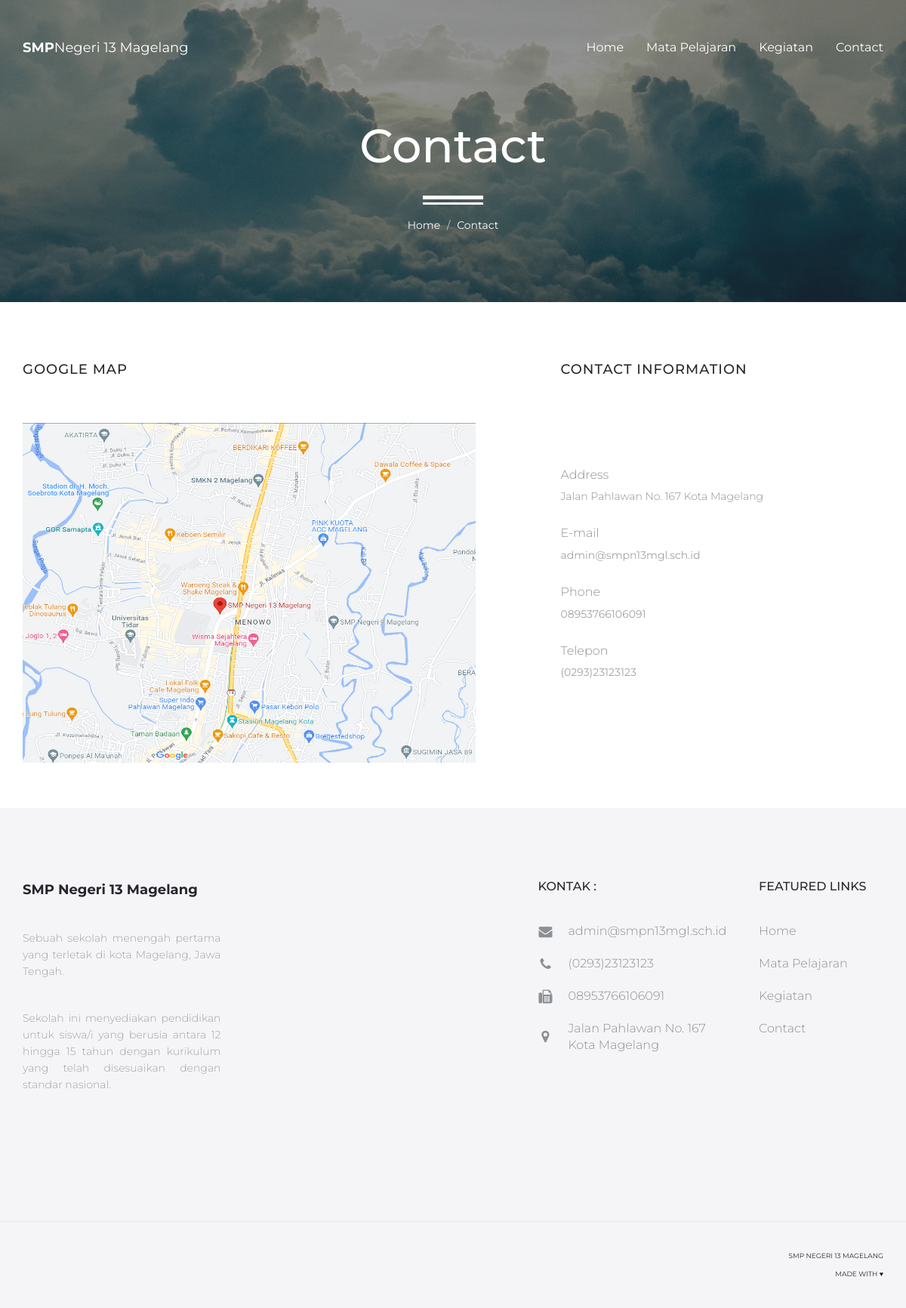
The page /contact.php on the database its author committed.
### tables this page shows
CREATE TABLE `contact` (
  `id` int(11) NOT NULL,
  `nomrum` text NOT NULL,
  `wa` text NOT NULL,
  `email` text NOT NULL,
  `alamat` text NOT NULL
);

### contact.php (the view, shortened to what this page needs)
<?php include('header.php')?>
<body>
    <header id="masthead" class="site-header site-header-white">
        <nav id="primary-navigation" class="site-navigation">
            <div class="container">
                <div class="navbar-header">
                    <a href="index.html" class="site-title"><span>SMP</span>Negeri 13 Magelang</a>
                </div>
                <div class="collapse navbar-collapse" id="agency-navbar-collapse">
                <ul class="nav navbar-nav navbar-right">
                        <li><a href="index.php">Home</a></li>
                        <li><a href="semestergenap.php">Mata Pelajaran</a></li>
                        <li><a href="blog.php">Kegiatan</a></li>
                        <li><a href="contact.php">Contact</a></li>
                    </ul>
                </div>
            </div>
        </nav>
    </header>
    <div id="hero" class="hero overlay subpage-hero contact-hero">
        <div class="hero-content">
            <div class="hero-text">
                <h1>Contact</h1>
                <ol class="breadcrumb">
                  <li class="breadcrumb-item"><a href="#">Home</a></li>
                  <li class="breadcrumb-item active">Contact</li>
                </ol>
            </div>
        </div>
    </div>
    <main id="main" class="site-main">
        <section class="site-section subpage-site-section section-contact-us">
            <div class="container">
                <div class="row">
                    <div class="col-sm-7">
                    <body>
                        <h2>Google Map</h2>
                        <a href="https://www.google.com/maps/place/SMP+Negeri+13+Magelang/@-7.4577975,110.2196117,17z/data=!4m7!3m6!1s0x2e7a85e8ea77396d:0x9b4a86ee24e254e2!4b1!8m2!3d-7.4577975!4d110.2218004!16s%2Fg%2F1hm2_jnm8" target="_blank"><img src="assets/img/gugelmap.png" width="600" height="450" style="border:0;" alt="Google Maps"></a>
                    </body>
                    </div>
                    <div class="col-sm-5">
                        <div class="contact-info">
                            <h2>Contact information</h2>
                            <?php $edit_contact = "SELECT * FROM contact WHERE id = 1 ";
                                $contact_edit = $mysqli->query($edit_contact);
                                while ($du = $contact_edit->fetch_object()) : ?>
                            <div class="row">
                                <br><br><br>
                                <div class="col-sm-12">
                                    <h3>Address</h3>
                                    <ul class="list-unstyled">
                                        <li><?= $du->alamat ?></li>
                                    </ul>
                                    <h3>E-mail</h3>
                                    <a href="mailto:pixelperfectmk@gmail.com" target="_blank"><?= $du->email ?></a>
                                    <h3>Phone</h3>
                                    <a href="tel:<?= $du->wa ?>" target="_blank"><?= $du->wa ?></a>
                                    <h3>Telepon</h3>
                                    <a href="tel:<?= $du->nomrum ?>" target="_blank"><?= $du->nomrum ?></a>
                                </div>
                            <?php endwhile; ?>
                            </div>
                        </div>
                    </div>
                </div>
            </div>
        </section>
    </main>
<?php include('footer.php') ?>
</body>
</html>

### footer.php (shortened to what this page needs)
<footer id="colophon" class="site-footer">
        <div class="container">
            <div class="row">
                <div class="col-md-3 col-sm-4 col-xs-6">
                    <a class="site-title"><span>SMP Negeri 13 Magelang</a>
                    <p style="text-align: justify;">Sebuah sekolah menengah pertama yang terletak di kota Magelang, Jawa Tengah.</p>
                    <p style="text-align: justify;"> Sekolah ini menyediakan pendidikan untuk siswa/i yang berusia antara 12 hingga 15 tahun dengan kurikulum yang telah disesuaikan dengan standar nasional. </p>
                </div>
                <?php $edit_contact = "SELECT * FROM contact WHERE id = 1 ";
                    $contact_edit = $mysqli->query($edit_contact);
                    while ($du = $contact_edit->fetch_object()) : ?>
                <div class="col-lg-offset-4 col-md-3 col-sm-4 col-md-offset-2 col-sm-offset-0 col-xs-6 ">
                    <h3>Kontak :</h3>
                    <ul class="list-unstyled contact-links">
                        <li><i class="fa fa-envelope" aria-hidden="true"></i><a href="mailto:<?= $du->email ?>"><?= $du->email ?></a></li>
                        <li><i class="fa fa-phone" aria-hidden="true"></i><a href="tel:<?= $du->nomrum ?>"><?= $du->nomrum ?></a></li>
                        <li><i class="fa fa-fax" aria-hidden="true"></i><a href="<?= $du->wa ?>"><?= $du->wa ?></a></li>
                        <li><i class="fa fa-map-marker" aria-hidden="true"></i><p><?= $du->alamat ?></p></li>
                    </ul>
                </div>
                <?php endwhile; ?>
                <div class="col-lg-2 col-md-3 col-sm-4 col-xs-6">
                    <h3>Featured links</h3>
                    <ul class="list-unstyled">
                        <li><a href="index.php">Home</a></li>
                        <li><a href="semestergenap.php">Mata Pelajaran</a></li>
                        <li><a href="blog.php">Kegiatan</a></li>
                        <li><a href="contact.php">Contact</a></li>
                    </ul>
                </div>
            </div>
        </div>
        <div class="copyright">
            <div class="container">
                <div class="row">
                    <div class="col-xs-8">
                    </div>
                    <div class="col-xs-4">
                        <div class="text-right">
                            <p>SMP Negeri 13 Magelang</p>
                            <p>Made With ♥</p>
                        </div>
                    </div>
                </div>
            </div>
        </div>
    </footer>

### assets/css/style.css (style rules this page uses)
a { transition: all 0.25s ease-in-out; -moz-transition: all 0.25s ease-in-out; -webkit-transition: all 0.25s ease-in-out; -o-transition: all 0.25s ease-in-out; -ms-transition: all 0.25s ease-in-out; cursor: pointer; color: #9fa3a7; }
p { margin-bottom: 0; font-size: 14px; font-weight: 300; color: #9fa3a7; line-height: 22px; }
h1 { font-size: 62px; }
h2 { font-size: 42px; }
h1,h2,h3,h4,h5 { color: #26292c; }
p + p { margin-top: 40px; }
html, body { width: 100%; height: 100%; margin: 0; padding: 0; font-family: 'Montserrat', sans-serif; color: #26272d; }
.site-header { position: absolute; padding: 50px 0 0; background-color: transparent; width: 100%; z-index: 3; }
.site-title { font-size: 18px; line-height: 26px; color: #26272d; }
.site-title span { font-weight: 700; }
.navbar-collapse { text-align: center; }
.navbar-nav { float: none; display: inline-block; }
.navbar-nav > li > a, .slicknav_nav > li > a { padding: 0; font-size: 16px; position: relative; color: #26272d; line-height: 26px; }
.site-header-white .navbar-nav > li > a, .site-header-white .site-title { color: #fff; }
.navbar-nav > li + li { margin-left: 30px; }
.hero { height: 100%; width: 100%; display: table; position: relative; }
.overlay:before { content: ''; background-color: rgba(255,255,255,0.5); height: 100%; width: 100%; position: absolute; top: 0; left: 0; z-index: 0; }
.hero-content { display: table-cell; vertical-align: middle; padding-top: 75px; }
.hero-text { max-width: 890px; width: 100%; margin: 0 auto; padding: 0 15px; text-align: center; }
.hero-text h1 { position: relative; margin: 0; }
.hero .breadcrumb { padding-top: 60px; margin-bottom: 0; }
.hero .breadcrumb:before { content: ''; display: block; position: absolute; left: 50%; bottom: 45px; height: 12px; width: 80px; border-top: 5px solid #fff; border-bottom: 3px solid #fff; transform: translateX(-50%); -moz-transform: translateX(-50%); -webkit-transform: translateX(-50%); -o-transform: translateX(-50%); -ms-transform: translateX(-50%); }
.subpage-hero { height: 400px; }
.subpage-hero.overlay:before { background-color: rgba(38,39,45,0.5); }
.subpage-hero .hero-content, .subpage-hero .hero-content h1, .subpage-hero a { color: #fff; }
.contact-hero { background: url(../img/contact-hero.jpg) no-repeat center / cover; }
.site-section { padding: 100px 0 140px; }
.site-footer { background-color: #f5f5f8; padding-top: 95px; }
.site-footer .site-title { display: inline-block; margin-bottom: 40px; }
.site-footer h3 { font-size: 16px; text-transform: uppercase; margin:0 0 40px; }
.site-footer > .container { padding-bottom: 170px; }
.site-footer .list-unstyled li + li { margin-top: 20px; }
.contact-links li { position: relative; }
.contact-links li i { position: absolute; top: 50%; width: 20px; text-align: center; font-size: 18px; color: #8c8f94; transform: translateY(-50%); -moz-transform: translateY(-50%); -webkit-transform: translateY(-50%); -o-transform: translateY(-50%); -ms-transform: translateY(-50%); }
.contact-links li a, .contact-links li p { margin-left: 40px; }
.list-unstyled { margin-bottom: 0; }
.list-unstyled li a, .list-unstyled li p { font-size: 16px; color: #8c8f94; font-weight: 300; }
.copyright { padding: 30px 0; border-top: 1px solid rgba(38, 41, 44, 0.05); }
.copyright .text-right { padding: 4px 0; }
.copyright p { font-size: 9px; font-weight: 400; text-transform: uppercase; color: #26272d; }
.copyright p + p { margin-top: 2px; }
.subpage-site-section { padding: 60px 0; }
.breadcrumb { background-color: transparent; position: relative; }
.breadcrumb .active { color: #fff; }
.section-contact-us h2 { font-size: 18px; text-transform: uppercase; padding-bottom: 50px; letter-spacing: 1px; }
.section-contact-us .form-group label, .contact-info h3 { margin: 0 0 10px 20px; color: #26292c; font-size: 16px; font-weight: 300; }
.contact-info { padding-left: 30px; }
.contact-info h3 { margin-left: 0; color: #8c8f94; }
.contact-info .list-unstyled li { font-size: 14px; font-weight: 300; color: #8c8f94; }
.contact-info .list-unstyled + h3, .contact-info a + h3 { margin-top: 30px; }

### rows shown on the page
contact: alamat "Jalan Pahlawan No. 167 Kota Magelang", email "admin@smpn13mgl.sch.id", wa "08953766106091", nomrum "(0293)23123123"
